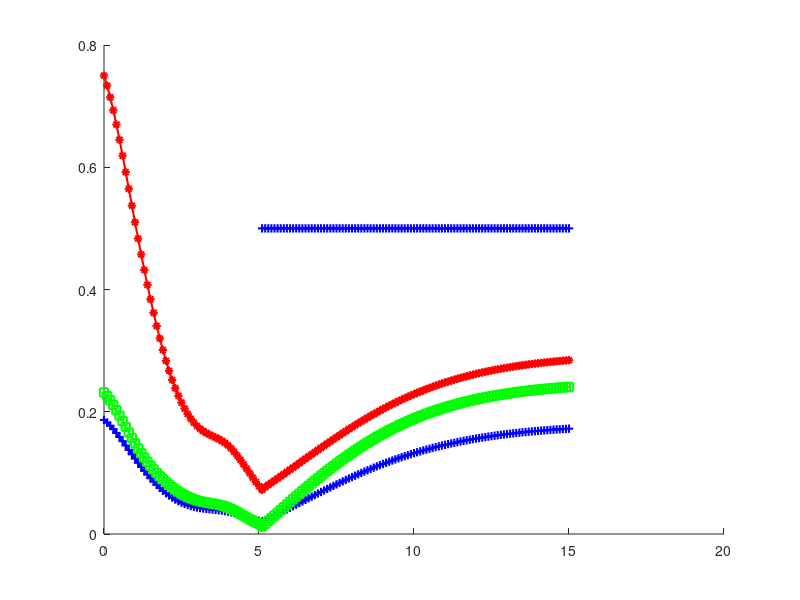

MATLAB code for this plot:
clc;clear;
Q0 = 0.8;
Q1 = 0.8;
Q2 = 0.5;
Q3 = 0.26;
Q4 = 0.16;
Q5 = 0.16;
Q6 = 0.07;
Q7 = 0.03;
Q8 = 0.0;
Q9 = 0.0;

i= -3:0.1:6;
C_u = [];

for u=0:0.1:0.9
    N0 = u^3/6;
    C_u = [C_u,N0*Q0];
end

for u=1:0.1:1.9
    N0 = -u^3/2 + 2*u^2-2*u+2/3;
    N1 = (u-1)^3/6;
    C_u = [C_u,N0*Q0+N1*Q1];
end

for u=2:0.1:2.9
    N0 = u^3/2 - 4*u^2 + 10*u-22/3;
    N1 = -(u-1)^3/2 + 2*(u-1)^2-2*(u-1)+2/3;
    N2 = (u-2)^3/6;
    C_u = [C_u,N0*Q0+N1*Q1+N2*Q2];
end

for u=3:0.1:3.9
    N0 = -u^3/6 + 2*u^2 - 8*u + 32/3;
    N1 = (u-1)^3/2 - 4*(u-1)^2 + 10*(u-1)-22/3;
    N2 = -(u-2)^3/2 + 2*(u-2)^2-2*(u-2)+2/3;
    N3 = (u-3)^3/6;
    C_u = [C_u,N0*Q0+N1*Q1+N2*Q2+N3*Q3];
end

for u=4:0.1:4.9
    N1 = -(u-1)^3/6 + 2*(u-1)^2 - 8*(u-1) + 32/3;
    N2 = (u-2)^3/2 - 4*(u-2)^2 + 10*(u-2)-22/3;
    N3 = -(u-3)^3/2 + 2*(u-3)^2-2*(u-3)+2/3;
    N4 = (u-4)^3/6;
    C_u = [C_u,N1*Q1+N2*Q2+N3*Q3+N4*Q4];
end

for u=5:0.1:5.9
    N2 = -(u-2)^3/6 + 2*(u-2)^2 - 8*(u-2) + 32/3;
    N3 = (u-3)^3/2 - 4*(u-3)^2 + 10*(u-3)-22/3;
    N4 = -(u-4)^3/2 + 2*(u-4)^2-2*(u-4)+2/3;
    N5 = (u-5)^3/6;
    C_u = [C_u,N2*Q2+N3*Q3+N4*Q4+N5*Q5];
end

for u=6:0.1:6.9
    N3 = -(u-3)^3/6 + 2*(u-3)^2 - 8*(u-3) + 32/3;
    N4 = (u-4)^3/2 - 4*(u-4)^2 + 10*(u-4)-22/3;
    N5 = -(u-5)^3/2 + 2*(u-5)^2-2*(u-5)+2/3;
    N6 = (u-6)^3/6;
    C_u = [C_u,N3*Q3+N4*Q4+N5*Q5+N6*Q6];
end


for u=7:0.1:7.9
    N4 = -(u-4)^3/6 + 2*(u-4)^2 - 8*(u-4) + 32/3;
    N5 = (u-5)^3/2 - 4*(u-5)^2 + 10*(u-5)-22/3;
    N6 = -(u-6)^3/2 + 2*(u-6)^2-2*(u-6)+2/3;
    N7 = (u-7)^3/6;
    C_u = [C_u,N4*Q4+N5*Q5+N6*Q6+N7*Q7];
end

for u=8:0.1:9
    N5 = -(u-5)^3/6 + 2*(u-5)^2 - 8*(u-5) + 32/3;
    N6 = (u-6)^3/2 - 4*(u-6)^2 + 10*(u-6)-22/3;
    N7 = -(u-7)^3/2 + 2*(u-7)^2-2*(u-7)+2/3;
    N8 = (u-8)^3/6;
    C_u = [C_u,N5*Q5+N6*Q6+N7*Q7+N8*Q8];
end

hold on

plot(i(31:82),C_u(31:82),'r*-','LineWidth',1.5);


f = [];
y= 5.1:0.1:15;
for d= 5.1:0.1:15
    x = -0.36/(1+2.34*exp(0.4*(d-8.4)))+0.295;
    f = [f,x];
end
plot(y,f,'r*-','LineWidth',1.5);



Q0 = 0.2;
Q1 = 0.2;
Q2 = 0.12;
Q3 = 0.06;
Q4 = 0.04;
Q5 = 0.04;
Q6 = 0.02;
Q7 = 0.01;
Q8 = 0.0;
Q9 = 0.0;

i= -3:0.1:6;
C_u = [];

for u=0:0.1:0.9
    N0 = u^3/6;
    C_u = [C_u,N0*Q0];
end

for u=1:0.1:1.9
    N0 = -u^3/2 + 2*u^2-2*u+2/3;
    N1 = (u-1)^3/6;
    C_u = [C_u,N0*Q0+N1*Q1];
end

for u=2:0.1:2.9
    N0 = u^3/2 - 4*u^2 + 10*u-22/3;
    N1 = -(u-1)^3/2 + 2*(u-1)^2-2*(u-1)+2/3;
    N2 = (u-2)^3/6;
    C_u = [C_u,N0*Q0+N1*Q1+N2*Q2];
end

for u=3:0.1:3.9
    N0 = -u^3/6 + 2*u^2 - 8*u + 32/3;
    N1 = (u-1)^3/2 - 4*(u-1)^2 + 10*(u-1)-22/3;
    N2 = -(u-2)^3/2 + 2*(u-2)^2-2*(u-2)+2/3;
    N3 = (u-3)^3/6;
    C_u = [C_u,N0*Q0+N1*Q1+N2*Q2+N3*Q3];
end

for u=4:0.1:4.9
    N1 = -(u-1)^3/6 + 2*(u-1)^2 - 8*(u-1) + 32/3;
    N2 = (u-2)^3/2 - 4*(u-2)^2 + 10*(u-2)-22/3;
    N3 = -(u-3)^3/2 + 2*(u-3)^2-2*(u-3)+2/3;
    N4 = (u-4)^3/6;
    C_u = [C_u,N1*Q1+N2*Q2+N3*Q3+N4*Q4];
end

for u=5:0.1:5.9
    N2 = -(u-2)^3/6 + 2*(u-2)^2 - 8*(u-2) + 32/3;
    N3 = (u-3)^3/2 - 4*(u-3)^2 + 10*(u-3)-22/3;
    N4 = -(u-4)^3/2 + 2*(u-4)^2-2*(u-4)+2/3;
    N5 = (u-5)^3/6;
    C_u = [C_u,N2*Q2+N3*Q3+N4*Q4+N5*Q5];
end

for u=6:0.1:6.9
    N3 = -(u-3)^3/6 + 2*(u-3)^2 - 8*(u-3) + 32/3;
    N4 = (u-4)^3/2 - 4*(u-4)^2 + 10*(u-4)-22/3;
    N5 = -(u-5)^3/2 + 2*(u-5)^2-2*(u-5)+2/3;
    N6 = (u-6)^3/6;
    C_u = [C_u,N3*Q3+N4*Q4+N5*Q5+N6*Q6];
end


for u=7:0.1:7.9
    N4 = -(u-4)^3/6 + 2*(u-4)^2 - 8*(u-4) + 32/3;
    N5 = (u-5)^3/2 - 4*(u-5)^2 + 10*(u-5)-22/3;
    N6 = -(u-6)^3/2 + 2*(u-6)^2-2*(u-6)+2/3;
    N7 = (u-7)^3/6;
    C_u = [C_u,N4*Q4+N5*Q5+N6*Q6+N7*Q7];
end

for u=8:0.1:9
    N5 = -(u-5)^3/6 + 2*(u-5)^2 - 8*(u-5) + 32/3;
    N6 = (u-6)^3/2 - 4*(u-6)^2 + 10*(u-6)-22/3;
    N7 = -(u-7)^3/2 + 2*(u-7)^2-2*(u-7)+2/3;
    N8 = (u-8)^3/6;
    C_u = [C_u,N5*Q5+N6*Q6+N7*Q7+N8*Q8];
end

hold on

plot(i(31:82),C_u(31:82),'b+-','LineWidth',1.5);


f = [];
y= 5.1:0.1:15;
for d= 5.1:0.1:15
    x = -0.26/(1+2.34*exp(0.4*(d-8.4)))+0.18;
    f = [f,x];
end
plot(y,f,'b+-','LineWidth',1.5);




Q0 = 0.25;
Q1 = 0.25;
Q2 = 0.14;
Q3 = 0.08;
Q4 = 0.05;
Q5 = 0.05;
Q6 = 0.01;
Q7 = 0.01;
Q8 = 0.0;
Q9 = 0.0;

i= -3:0.1:6;
C_u = [];

for u=0:0.1:0.9
    N0 = u^3/6;
    C_u = [C_u,N0*Q0];
end

for u=1:0.1:1.9
    N0 = -u^3/2 + 2*u^2-2*u+2/3;
    N1 = (u-1)^3/6;
    C_u = [C_u,N0*Q0+N1*Q1];
end

for u=2:0.1:2.9
    N0 = u^3/2 - 4*u^2 + 10*u-22/3;
    N1 = -(u-1)^3/2 + 2*(u-1)^2-2*(u-1)+2/3;
    N2 = (u-2)^3/6;
    C_u = [C_u,N0*Q0+N1*Q1+N2*Q2];
end

for u=3:0.1:3.9
    N0 = -u^3/6 + 2*u^2 - 8*u + 32/3;
    N1 = (u-1)^3/2 - 4*(u-1)^2 + 10*(u-1)-22/3;
    N2 = -(u-2)^3/2 + 2*(u-2)^2-2*(u-2)+2/3;
    N3 = (u-3)^3/6;
    C_u = [C_u,N0*Q0+N1*Q1+N2*Q2+N3*Q3];
end

for u=4:0.1:4.9
    N1 = -(u-1)^3/6 + 2*(u-1)^2 - 8*(u-1) + 32/3;
    N2 = (u-2)^3/2 - 4*(u-2)^2 + 10*(u-2)-22/3;
    N3 = -(u-3)^3/2 + 2*(u-3)^2-2*(u-3)+2/3;
    N4 = (u-4)^3/6;
    C_u = [C_u,N1*Q1+N2*Q2+N3*Q3+N4*Q4];
end

for u=5:0.1:5.9
    N2 = -(u-2)^3/6 + 2*(u-2)^2 - 8*(u-2) + 32/3;
    N3 = (u-3)^3/2 - 4*(u-3)^2 + 10*(u-3)-22/3;
    N4 = -(u-4)^3/2 + 2*(u-4)^2-2*(u-4)+2/3;
    N5 = (u-5)^3/6;
    C_u = [C_u,N2*Q2+N3*Q3+N4*Q4+N5*Q5];
end

for u=6:0.1:6.9
    N3 = -(u-3)^3/6 + 2*(u-3)^2 - 8*(u-3) + 32/3;
    N4 = (u-4)^3/2 - 4*(u-4)^2 + 10*(u-4)-22/3;
    N5 = -(u-5)^3/2 + 2*(u-5)^2-2*(u-5)+2/3;
    N6 = (u-6)^3/6;
    C_u = [C_u,N3*Q3+N4*Q4+N5*Q5+N6*Q6];
end


for u=7:0.1:7.9
    N4 = -(u-4)^3/6 + 2*(u-4)^2 - 8*(u-4) + 32/3;
    N5 = (u-5)^3/2 - 4*(u-5)^2 + 10*(u-5)-22/3;
    N6 = -(u-6)^3/2 + 2*(u-6)^2-2*(u-6)+2/3;
    N7 = (u-7)^3/6;
    C_u = [C_u,N4*Q4+N5*Q5+N6*Q6+N7*Q7];
end

for u=8:0.1:9
    N5 = -(u-5)^3/6 + 2*(u-5)^2 - 8*(u-5) + 32/3;
    N6 = (u-6)^3/2 - 4*(u-6)^2 + 10*(u-6)-22/3;
    N7 = -(u-7)^3/2 + 2*(u-7)^2-2*(u-7)+2/3;
    N8 = (u-8)^3/6;
    C_u = [C_u,N5*Q5+N6*Q6+N7*Q7+N8*Q8];
end

hold on

plot(i(31:82),C_u(31:82),'gs-','LineWidth',1.5);


f = [];
y= 5.1:0.1:15;
for d= 5.1:0.1:15
    x = -0.45/(1+3.34*exp(0.4*(d-8.4)))+0.25;
    f = [f,x];
end
plot(y,f,'gs-','LineWidth',1.5);


f = [];
y= 5.1:0.1:15;
for d= 5.1:0.1:15
    x = 0.5;
    f = [f,x];
end
plot(y,f,'b+-','LineWidth',1.5);



